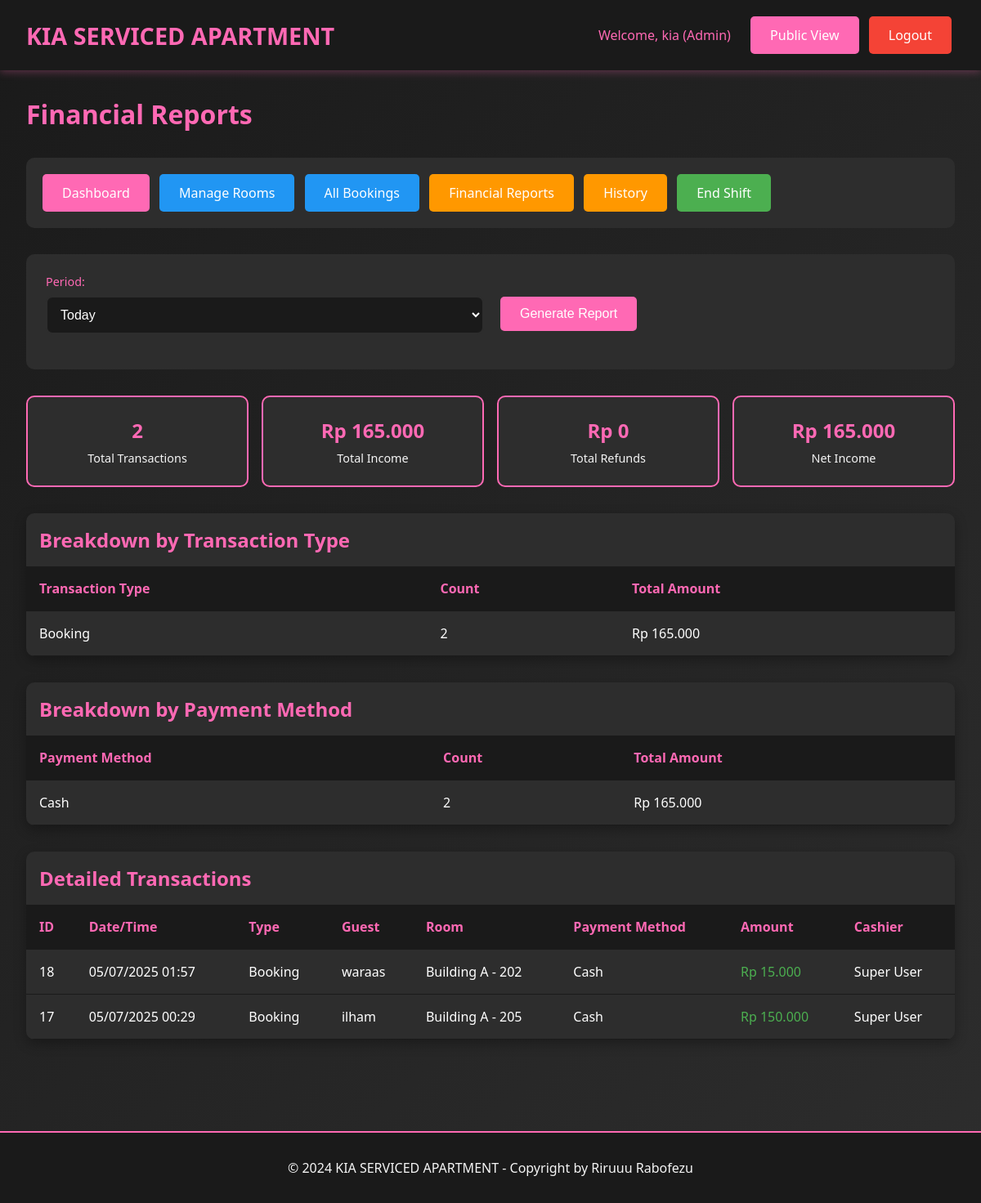
The app's page /admin/reports.php (signed in), older data.
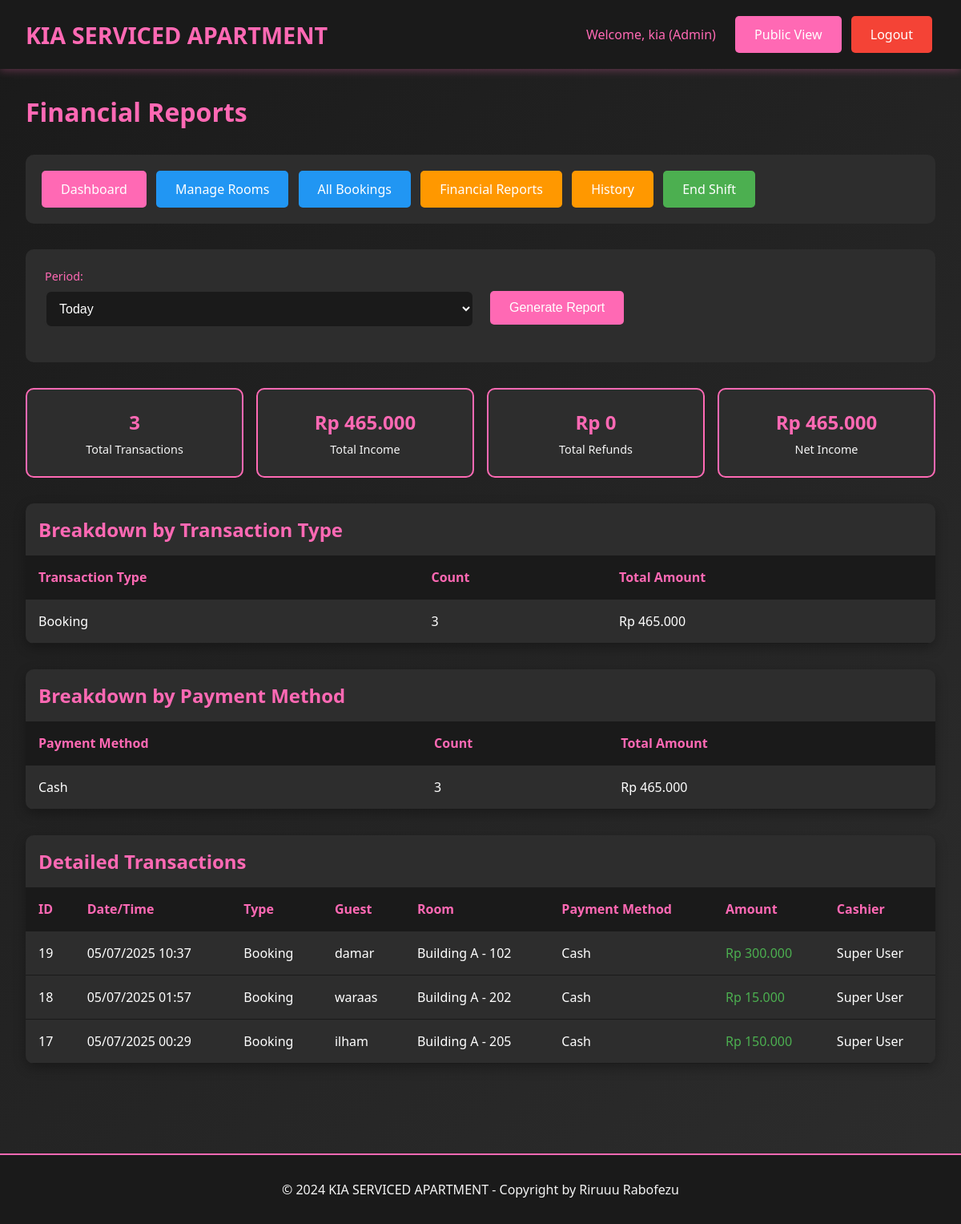
The same page, newer data.
### tables this page shows
CREATE TABLE `transactions` (
  `id` int(11) NOT NULL,
  `booking_id` int(11) NOT NULL,
  `transaction_type` enum('booking','extra_time','refund') NOT NULL,
  `amount` decimal(10,2) NOT NULL,
  `payment_method` varchar(50) NOT NULL,
  `transaction_date` datetime DEFAULT current_timestamp(),
  `created_by` int(11) NOT NULL,
  `notes` text DEFAULT NULL
);

CREATE TABLE `bookings` (
  `id` int(11) NOT NULL,
  `room_id` int(11) NOT NULL,
  `guest_name` varchar(100) NOT NULL,
  `arrival_time` datetime NOT NULL,
  `phone_number` varchar(20) NOT NULL,
  `duration_type` enum('transit','fullday') NOT NULL,
  `duration_hours` int(11) NOT NULL,
  `price_amount` decimal(10,2) NOT NULL,
  `payment_method` varchar(50) NOT NULL,
  `deposit_type` enum('cash','id_card','no_deposit') NOT NULL,
  `deposit_amount` decimal(10,2) DEFAULT 0.00,
  `notes` text DEFAULT NULL,
  `status` enum('booked','checkin','checkout','cancelled','no_show') DEFAULT 'booked',
  `checkin_time` datetime DEFAULT NULL,
  `checkout_time` datetime DEFAULT NULL,
  `extra_time_hours` int(11) DEFAULT 0,
  `extra_time_amount` decimal(10,2) DEFAULT 0.00,
  `refund_amount` decimal(10,2) DEFAULT 0.00,
  `refund_method` varchar(50) DEFAULT NULL,
  `created_by` int(11) NOT NULL,
  `created_at` timestamp NOT NULL DEFAULT current_timestamp(),
  `updated_at` timestamp NOT NULL DEFAULT current_timestamp() ON UPDATE current_timestamp()
);

CREATE TABLE `rooms` (
  `id` int(11) NOT NULL,
  `location` varchar(100) NOT NULL,
  `floor_number` int(11) NOT NULL,
  `room_number` varchar(20) NOT NULL,
  `room_type` varchar(50) NOT NULL,
  `wifi_name` varchar(100) DEFAULT NULL,
  `wifi_password` varchar(100) DEFAULT NULL,
  `status` enum('ready','booked','checkin','checkout') DEFAULT 'ready',
  `created_at` timestamp NOT NULL DEFAULT current_timestamp(),
  `updated_at` timestamp NOT NULL DEFAULT current_timestamp() ON UPDATE current_timestamp()
);

CREATE TABLE `users` (
  `id` int(11) NOT NULL,
  `username` varchar(50) NOT NULL,
  `password` varchar(255) NOT NULL,
  `full_name` varchar(100) NOT NULL,
  `role` enum('superuser','admin','cashier') NOT NULL,
  `created_at` timestamp NOT NULL DEFAULT current_timestamp(),
  `updated_at` timestamp NOT NULL DEFAULT current_timestamp() ON UPDATE current_timestamp()
);

### includes/config.php (called while the page is built, shortened)
<?php
function formatCurrency($amount) {
    return 'Rp ' . number_format($amount, 0, ',', '.');
}
function formatDateTime($datetime) {
    return date('d/m/Y H:i', strtotime($datetime));
}
?>

### admin/reports.php (the view, shortened to what the changed rows need)
<?php
require_once "../includes/config.php";
$period = $_GET["period"] ?? "today";
$date_filter = "";
$params = [];
switch ($period) {
    case "today":
        $date_filter = "DATE(transaction_date) = CURDATE()";
        break;
}
$sql = "SELECT
            COUNT(CASE WHEN amount > 0 THEN 1 END) as total_transactions,
            SUM(CASE WHEN amount > 0 THEN amount ELSE 0 END) as total_income,
            SUM(CASE WHEN amount < 0 THEN ABS(amount) ELSE 0 END) as total_refunds,
            SUM(amount) as net_income
        FROM transactions
        WHERE $date_filter";
$stmt = $pdo->prepare($sql);
$stmt->execute($params);
$summary = $stmt->fetch();
$sql = "SELECT
            transaction_type,
            COUNT(*) as count,
            SUM(amount) as total
        FROM transactions
        WHERE $date_filter
        GROUP BY transaction_type";
$stmt = $pdo->prepare($sql);
$stmt->execute($params);
$by_type = $stmt->fetchAll();
$sql = "SELECT
            payment_method,
            COUNT(*) as count,
            SUM(amount) as total
        FROM transactions
        WHERE $date_filter AND amount > 0
        GROUP BY payment_method";
$stmt = $pdo->prepare($sql);
$stmt->execute($params);
$by_payment = $stmt->fetchAll();
$sql = "SELECT t.*, b.guest_name, r.room_number, r.location, u.full_name as cashier_name
        FROM transactions t
        JOIN bookings b ON t.booking_id = b.id
        JOIN rooms r ON b.room_id = r.id
        JOIN users u ON t.created_by = u.id
        WHERE $date_filter
        ORDER BY t.transaction_date DESC";
$stmt = $pdo->prepare($sql);
$stmt->execute($params);
$transactions = $stmt->fetchAll();
?>
<!DOCTYPE html>
<html lang="id">
<head>
    <link rel="stylesheet" href="../assets/css/style.css">
</head>
<body>
    <div class="container">
        <h1 style="color: var(--primary-pink); margin-bottom: 2rem;">Financial Reports</h1>
        <div class="summary-grid">
            <div class="summary-card">
                <div class="summary-amount"><?php echo $summary["total_transactions"]; ?></div>
                <div class="summary-label">Total Transactions</div>
            </div>
            <div class="summary-card">
                <div class="summary-amount"><?php echo formatCurrency($summary["total_income"]); ?></div>
                <div class="summary-label">Total Income</div>
            </div>
            <div class="summary-card">
                <div class="summary-amount"><?php echo formatCurrency($summary["net_income"]); ?></div>
                <div class="summary-label">Net Income</div>
            </div>
        </div>
        <div class="table-container">
            <h2 style="color: var(--primary-pink); margin: 1rem;">Breakdown by Transaction Type</h2>
            <table class="table">
                <thead>
                    <tr>
                        <th>Transaction Type</th>
                        <th>Count</th>
                        <th>Total Amount</th>
                    </tr>
                </thead>
                <tbody>
                    <?php foreach ($by_type as $type): ?>
                    <tr>
                        <td><?php echo ucfirst(str_replace("_", " ", $type["transaction_type"])); ?></td>
                        <td><?php echo $type["count"]; ?></td>
                        <td><?php echo formatCurrency($type["total"]); ?></td>
                    </tr>
                    <?php endforeach; ?>
                </tbody>
            </table>
        </div>
        <div class="table-container">
            <h2 style="color: var(--primary-pink); margin: 1rem;">Breakdown by Payment Method</h2>
            <table class="table">
                <thead>
                    <tr>
                        <th>Payment Method</th>
                        <th>Count</th>
                        <th>Total Amount</th>
                    </tr>
                </thead>
                <tbody>
                    <?php foreach ($by_payment as $payment): ?>
                    <tr>
                        <td><?php echo ucfirst($payment["payment_method"]); ?></td>
                        <td><?php echo $payment["count"]; ?></td>
                        <td><?php echo formatCurrency($payment["total"]); ?></td>
                    </tr>
                    <?php endforeach; ?>
                </tbody>
            </table>
        </div>
        <div class="table-container">
            <h2 style="color: var(--primary-pink); margin: 1rem;">Detailed Transactions</h2>
            <table class="table">
                <thead>
                    <tr>
                        <th>ID</th>
                        <th>Date/Time</th>
                        <th>Type</th>
                        <th>Guest</th>
                        <th>Room</th>
                        <th>Payment Method</th>
                        <th>Amount</th>
                        <th>Cashier</th>
                    </tr>
                </thead>
                <tbody>
                    <?php foreach ($transactions as $transaction): ?>
                    <tr>
                        <td><?php echo $transaction["id"]; ?></td>
                        <td><?php echo formatDateTime($transaction["transaction_date"]); ?></td>
                        <td><?php echo ucfirst(str_replace("_", " ", $transaction["transaction_type"])); ?></td>
                        <td><?php echo htmlspecialchars($transaction["guest_name"]); ?></td>
                        <td><?php echo htmlspecialchars($transaction["location"] . " - " . $transaction["room_number"]); ?></td>
                        <td><?php echo ucfirst($transaction["payment_method"]); ?></td>
                        <td style="color: <?php echo $transaction["amount"] >= 0 ? "var(--success)" : "var(--danger)"; ?>">
                            <?php echo formatCurrency($transaction["amount"]); ?>
                        </td>
                        <td><?php echo htmlspecialchars($transaction["cashier_name"]); ?></td>
                    </tr>
                    <?php endforeach; ?>
                </tbody>
            </table>
        </div>
    </div>
</body>
</html>

Row changes from the older to the newer data that the page shows:
added transactions: id "19", transaction_date "05/07/2025 10:37", transaction_type "Booking", booking.guest_name "damar", rooms.location+room_number "Building A - 102", payment_method "Cash", amount "Rp 300.000", created_by.full_name "Super User"
Text that changed along with them:
$summary["total_transactions"]: "2" → "3"
formatCurrency($summary["total_income"]): "Rp 165.000" → "Rp 465.000"
formatCurrency($summary["net_income"]): "Rp 165.000" → "Rp 465.000"
new list line: "Booking 3 Rp 465.000"
new list line: "Cash 3 Rp 465.000"
list line gone: "Booking 2 Rp 165.000"
list line gone: "Cash 2 Rp 165.000"
